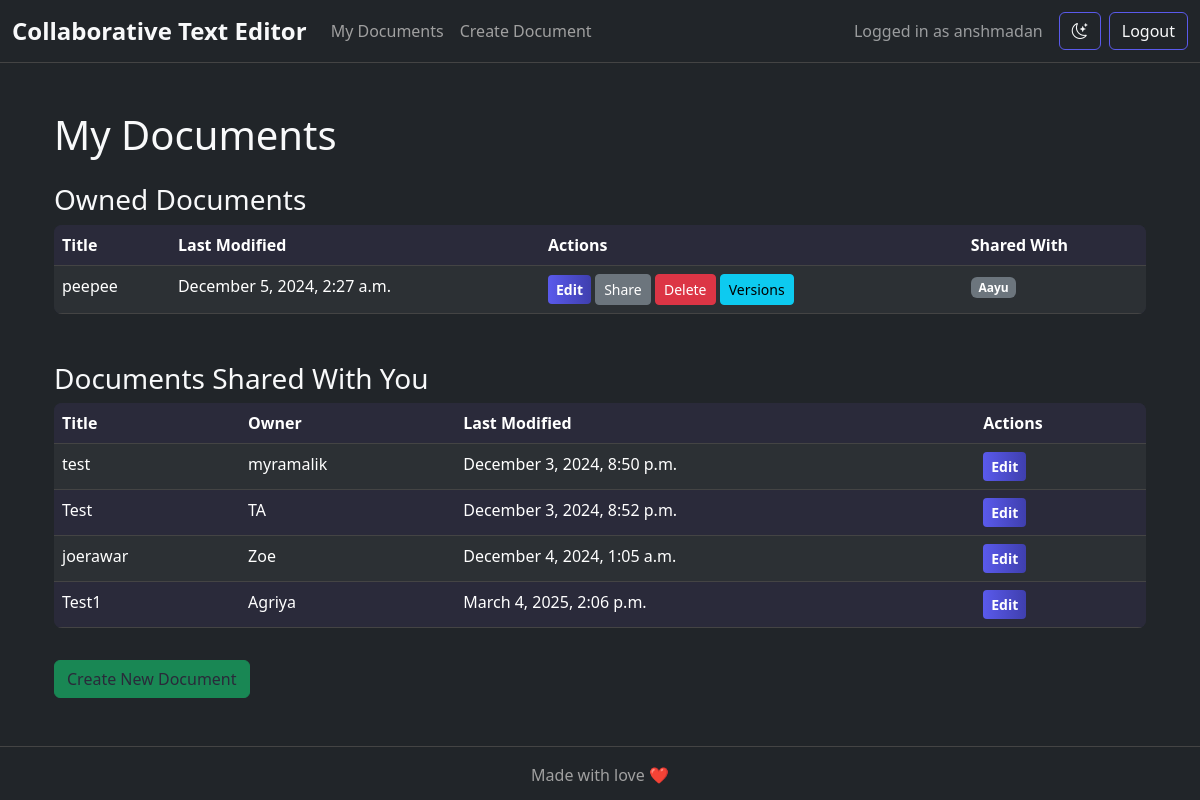
Page /documents/ (signed in) on the committed database.
### hello/models.py (models this page shows, shortened)
class Document(models.Model):
    title = models.CharField(max_length=255)
    content = models.TextField()
    owner = models.ForeignKey(
        User,
        on_delete=models.CASCADE,  # Delete the document if the owner is deleted
        related_name='owned_documents'  # Allows reverse access from User to owned documents
    )
    shared_with = models.ManyToManyField(
        User,
        related_name='shared_documents',  # Allows reverse access to shared documents
        blank=True  # Allows the field to be empty
    )
    created_at = models.DateTimeField(auto_now_add=True)
    updated_at = models.DateTimeField(auto_now=True)
    last_editor = models.ForeignKey(
        User,
        null=True,
        blank=True,  # Allows the field to be empty if no editor is set
        on_delete=models.SET_NULL,  # Keeps the document if the editor is deleted
        related_name="edited_documents"  # Allows reverse access from User to edited documents
    )
    is_active = models.BooleanField(default=False)

### hello/views.py (the view)
# urls.py: path('documents/', views.document_list, name='document_list'),
@login_required
def document_list(request):
    owned_documents = Document.objects.filter(owner=request.user)
    shared_documents = Document.objects.filter(shared_with=request.user)
    context = {
        'owned_documents': owned_documents,
        'shared_documents': shared_documents
    }
    return render(request, 'hello/document_list.html', context)

### hello/templates/hello/document_list.html (shortened to what this page needs)
{% extends 'hello/base.html' %}
{% load static %}
{% block content %}
<div class="container mt-5">
    <h1 class="mb-4">My Documents</h1>
    <h3>Owned Documents</h3>
    {% if owned_documents %}
        <table class="table table-dark table-striped">
            <thead>
                <tr>
                    <th scope="col">Title</th>
                    <th scope="col">Last Modified</th>
                    <th scope="col">Actions</th>
                    <th scope="col">Shared With</th>
                </tr>
            </thead>
            <tbody>
                {% for document in owned_documents %}
                    <tr id="document-row-{{ document.id }}">
                        <td>{{ document.title }}</td>
                        <td>{{ document.updated_at|date:"F j, Y, g:i a" }}</td>
                        <td>
                            <a href="{% url 'editor' doc_id=document.id %}" class="btn btn-primary btn-sm">Edit</a>
                            <a href="{% url 'share_document' doc_id=document.id %}" class="btn btn-secondary btn-sm">Share</a>
                            <form action="{% url 'delete_document' doc_id=document.id %}" method="POST" class="d-inline delete-form">
                                <button type="submit" class="btn btn-danger btn-sm delete-button">Delete</button>
                            </form>
                            <a href="{% url 'version_history' doc_id=document.id %}" class="btn btn-info btn-sm">Versions</a>
                        </td>
                        <td>
                            {% if document.shared_with.all %}
                                {% for user in document.shared_with.all %}
                                    <span class="badge bg-secondary">{{ user.username }}</span>
                                {% endfor %}
                            {% else %}
                                <span class="text-muted">No users</span>
                            {% endif %}
                        </td>
                    </tr>
                {% endfor %}
            </tbody>
        </table>
    {% else %}
        <p>You have no owned documents. <a href="{% url 'create_document' %}">Create one now!</a></p>
    {% endif %}
    <h3 class="mt-5">Documents Shared With You</h3>
    {% if shared_documents %}
        <table class="table table-dark table-striped">
            <thead>
                <tr>
                    <th scope="col">Title</th>
                    <th scope="col">Owner</th>
                    <th scope="col">Last Modified</th>
                    <th scope="col">Actions</th>
                </tr>
            </thead>
            <tbody>
                {% for document in shared_documents %}
                    <tr id="document-row-{{ document.id }}">
                        <td>{{ document.title }}</td>
                        <td>{{ document.owner.username }}</td>
                        <td>{{ document.updated_at|date:"F j, Y, g:i a" }}</td>
                        <td>
                            <a href="{% url 'editor' doc_id=document.id %}" class="btn btn-primary btn-sm">Edit</a>
                        </td>
                    </tr>
                {% endfor %}
            </tbody>
        </table>
    {% else %}
        <p>No documents have been shared with you.</p>
    {% endif %}
    <a href="{% url 'create_document' %}" class="btn btn-success mt-3">Create New Document</a>
</div>
{% endblock %}

### hello/templates/hello/base.html (shortened to what this page needs)
{% load static %}
<!DOCTYPE html>
<html lang="en">
<head>
    <link href="https://cdn.jsdelivr.net/npm/bootstrap@5.3.0/dist/css/bootstrap.min.css" rel="stylesheet">
    <link rel="stylesheet" href="https://cdn.jsdelivr.net/npm/bootstrap-icons@1.10.5/font/bootstrap-icons.css">
    <link rel="stylesheet" href="{% static 'hello/styles2.css' %}">
</head>
<body class="bg-dark text-light">
    <nav class="navbar navbar-expand-lg navbar-dark bg-dark">
        <div class="container-fluid">
            <a class="navbar-brand" href="{% url 'index' %}">Collaborative Text Editor</a>
            <div class="collapse navbar-collapse" id="navbarNav">
                {% if user.is_authenticated %}
                    <ul class="navbar-nav me-auto mb-2 mb-lg-0">
                        <li class="nav-item">
                            <a class="nav-link" href="{% url 'document_list' %}">My Documents</a>
                        </li>
                        <li class="nav-item">
                            <a class="nav-link" href="{% url 'create_document' %}">Create Document</a>
                        </li>
                    </ul>
                    <span class="navbar-text me-3">
                        Logged in as {{ user.username }}
                    </span>
                    <button id="theme-toggle" class="btn btn-outline-light me-2" title="Switch to Light Theme">
                        <i class="bi bi-moon-stars"></i>
                    </button>
                    <a class="btn btn-outline-light" href="{% url 'logout' %}">Logout</a>
                {% endif %}
            </div>
        </div>
    </nav>
    <div class="container mt-4">
        {% block content %}{% endblock %}
    </div>
    <footer class="bg-dark text-center text-lg-start mt-5">
        <div class="text-center p-3">
             Made with love ❤️
        </div>
    </footer>
</body>
</html>

### hello/static/hello/styles2.css (style rules this page uses)
:root { --background-color: #0a0a1a; --secondary-background: #04040e; --text-color: #e0e0e0; --text-colo2: #e0e0e0; --secondary-text-color: #a0a0a0; --border-color: #444; --card-color: #2a2a3a; --editor-color: #2a2a3a; --hover-color: #3c3c4e; --primary-gradient-start: #5a5aec; --primary-gradient-end: #3f3fae; --text-color-hover: #ffffff; --placeholder-color: #aaaaaa; --shadow-light: rgba(0, 0, 0, 0.2); --shadow-dark: rgba(0, 0, 0, 0.3); --focus-ring: rgba(90, 90, 236, 0.5); }
body { background-color: var(--background-color); color: var(--text-color); transition: background-color 0.3s ease, color 0.3s ease; }
.navbar { background-color: var(--secondary-background); border-bottom: 1px solid var(--border-color); }
.navbar-brand { font-size: 1.5rem; font-weight: bold; color: var(--text-color2); }
.btn-success { color: var(--card-color); }
.nav-link { color: var(--secondary-text-color); }
.btn-primary { background: linear-gradient(90deg, var(--primary-gradient-start), var(--primary-gradient-end)); border: none; color: var(--text-color-hover); font-weight: bold; transition: all 0.3s ease-in-out; }
.btn-outline-light { color: var(--text-color2); border-color: var(--primary-gradient-start); background: transparent; }
.table-dark { background-color: var(--card-color); color: var(--text-color); border-radius: 8px; overflow: hidden; }
.table-dark th, .table-dark td { border-color: var(--border-color); background-color: var(--card-color); }
footer { background-color: var(--background-color); color: var(--secondary-text-color); border-top: 1px solid var(--border-color); }
*, *::before, *::after { transition: background-color 0.3s ease, color 0.3s ease, border-color 0.3s ease, box-shadow 0.3s ease; }

### rows in the picture
Document: title "peepee", updated_at "December 5, 2024, 2:27 a.m."
Document: title "test", owner.username "myramalik", updated_at "December 3, 2024, 8:50 p.m."
Document: title "Test", owner.username "TA", updated_at "December 3, 2024, 8:52 p.m."
Document: title "joerawar", owner.username "Zoe", updated_at "December 4, 2024, 1:05 a.m."
Document: title "Test1", owner.username "Agriya", updated_at "March 4, 2025, 2:06 p.m."

### other values in the picture
{{ user.username }} "anshmadan"
{{ user.username }} "Aayu"
